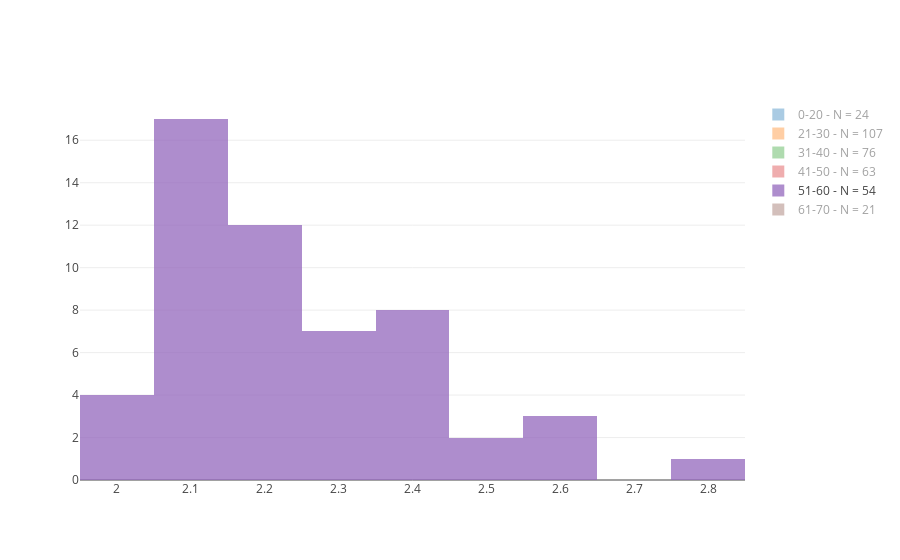

Notebook source saved alongside this figure:
### Code cell
f_et = list(df['bins'].unique())
faixa_etaria = f_et[:]

n=3

data=[]

for f in faixa_etaria:
    mask = df['bins']==f
    df_faixaEtaria = df_f[mask]
    
    x = list(df_faixaEtaria[cols_f[n]])
    g = '{} - N = {}'.format(f,len(df_faixaEtaria))
    
    q75, q25,q50 = np.percentile(x, [75 ,25,50])
    iqr = q75 - q25

    # print ( q25, q50, q75,iqr)
    bin_w = (2 *iqr )/ (len(x)**(1/3))
    
    
    trace1 = go.Histogram(
        x=x,
        opacity=0.75,
        name=g
    )
    
    
    data.append(trace1)
# Create distplot with custom bin_size
layout = go.Layout(barmode='overlay')
fig = go.Figure(data=data, layout=layout)

iplot(fig, filename='overlaid histogram')
